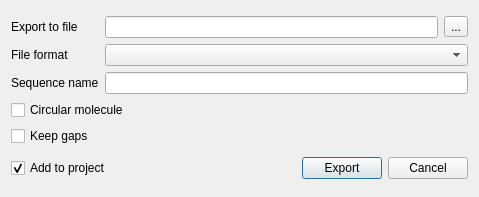
<?xml version="1.0" encoding="UTF-8"?>
<ui version="4.0">
 <class>ExportConsensusDialog</class>
 <widget class="QDialog" name="ExportConsensusDialog">
  <property name="geometry">
   <rect>
    <x>0</x>
    <y>0</y>
    <width>479</width>
    <height>197</height>
   </rect>
  </property>
  <property name="windowTitle">
   <string>Export Consensus</string>
  </property>
  <layout class="QVBoxLayout" name="verticalLayout">
   <item>
    <layout class="QGridLayout" name="gridLayout">
     <item row="0" column="0">
      <widget class="QLabel" name="filepathLabel">
       <property name="text">
        <string>Export to file</string>
       </property>
      </widget>
     </item>
     <item row="0" column="1">
      <widget class="QLineEdit" name="filepathLineEdit"/>
     </item>
     <item row="0" column="2">
      <widget class="QToolButton" name="filepathToolButton">
       <property name="text">
        <string>...</string>
       </property>
      </widget>
     </item>
     <item row="1" column="1" colspan="2">
      <widget class="QComboBox" name="documentFormatComboBox"/>
     </item>
     <item row="1" column="0">
      <widget class="QLabel" name="documentFormatLabel">
       <property name="text">
        <string>File format</string>
       </property>
      </widget>
     </item>
     <item row="2" column="0">
      <widget class="QLabel" name="sequenceNameLabel">
       <property name="text">
        <string>Sequence name</string>
       </property>
      </widget>
     </item>
     <item row="2" column="1" colspan="2">
      <widget class="QLineEdit" name="sequenceNameLineEdit"/>
     </item>
     <item row="3" column="0" colspan="3">
      <widget class="QCheckBox" name="circularCheckBox">
       <property name="sizePolicy">
        <sizepolicy hsizetype="Minimum" vsizetype="Fixed">
         <horstretch>0</horstretch>
         <verstretch>0</verstretch>
        </sizepolicy>
       </property>
       <property name="text">
        <string>Circular molecule</string>
       </property>
      </widget>
     </item>
     <item row="4" column="0" colspan="3">
      <widget class="QCheckBox" name="keepGapsCheckBox">
       <property name="text">
        <string>Keep gaps</string>
       </property>
      </widget>
     </item>
    </layout>
   </item>
   <item>
    <layout class="QHBoxLayout" name="horizontalLayout">
     <item>
      <widget class="QCheckBox" name="addToProjectCheckBox">
       <property name="text">
        <string>Add to project</string>
       </property>
       <property name="checked">
        <bool>true</bool>
       </property>
      </widget>
     </item>
     <item>
      <spacer name="horizontalSpacer">
       <property name="orientation">
        <enum>Qt::Horizontal</enum>
       </property>
       <property name="sizeHint" stdset="0">
        <size>
         <width>40</width>
         <height>20</height>
        </size>
       </property>
      </spacer>
     </item>
     <item>
      <widget class="QPushButton" name="okPushButton">
       <property name="text">
        <string>Export</string>
       </property>
      </widget>
     </item>
     <item>
      <widget class="QPushButton" name="cancelPushButton">
       <property name="text">
        <string>Cancel</string>
       </property>
      </widget>
     </item>
    </layout>
   </item>
  </layout>
 </widget>
 <resources/>
 <connections/>
</ui>
